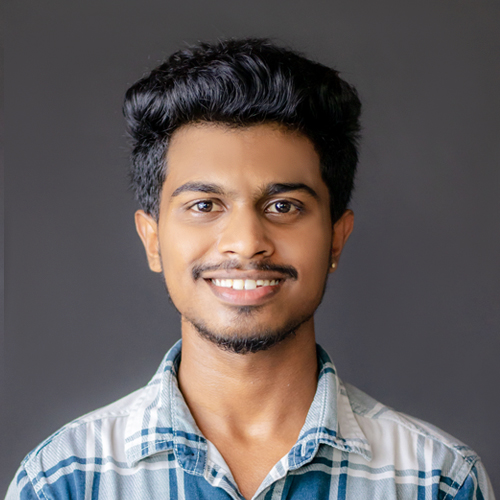
#> input picture 2-python-projects/3-thuluxsan/0-colour change/sai.jpg, 500 x 500 px
$ python blackandwhite.py
#> lines starting #> are read from the running program, lines starting #| are printed output that depends on the picture
from PIL import Image

s=Image.open('sai.jpg')
#> s is the input picture: PIL image 500x500 RGB; mean R, G, B 102.2, 94.7, 94
a=s.convert('L')
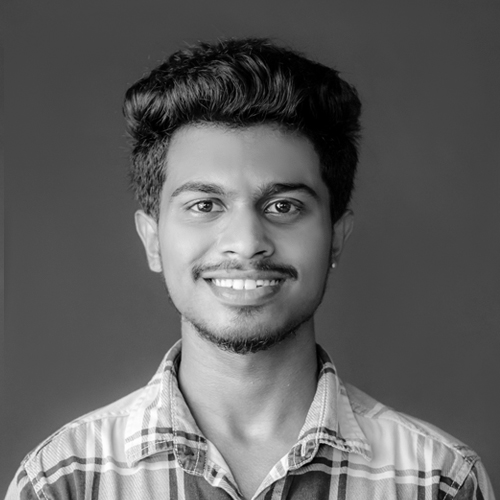
#> a: PIL image 500x500 L; min 0, max 255, mean 96.9
a.save('bnd.jpg')
s.show()
a.show()
